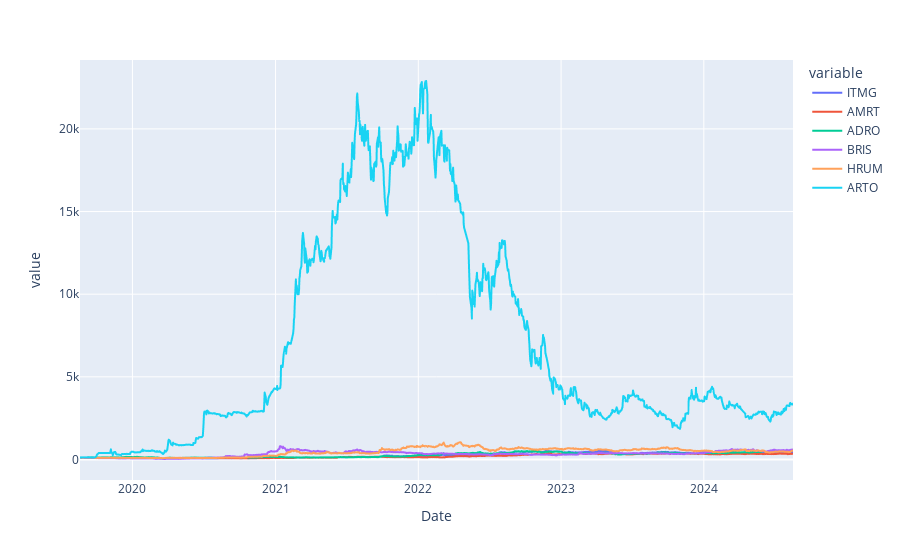

Source (notebook cell):
### Code cell
px.line(portfolio1 * 100 / portfolio1.iloc[0])

### Figure 1 — Plotly figure (JSON) as saved in the notebook; plotly's stock layout.template omitted (floating-point values rounded to 4 significant figures; data arrays with more than 128 entries replaced by an {"elided": "..."} marker saying what was removed)
{"data": [{"hovertemplate": "variable=ITMG<br>Date=%{x}<br>value=%{y}<extra></extra>", "legendgroup": "ITMG", "line": {"color": "#636efa", "dash": "solid"}, "marker": {"symbol": "circle"}, "mode": "lines", "name": "ITMG", "showlegend": true, "type": "scattergl", "x": {"elided": "1212 str values"}, "xaxis": "x", "y": {"elided": "1212 float values"}, "yaxis": "y"}, {"hovertemplate": "variable=AMRT<br>Date=%{x}<br>value=%{y}<extra></extra>", "legendgroup": "AMRT", "line": {"color": "#EF553B", "dash": "solid"}, "marker": {"symbol": "circle"}, "mode": "lines", "name": "AMRT", "showlegend": true, "type": "scattergl", "x": {"elided": "1212 str values"}, "xaxis": "x", "y": {"elided": "1212 float values"}, "yaxis": "y"}, {"hovertemplate": "variable=ADRO<br>Date=%{x}<br>value=%{y}<extra></extra>", "legendgroup": "ADRO", "line": {"color": "#00cc96", "dash": "solid"}, "marker": {"symbol": "circle"}, "mode": "lines", "name": "ADRO", "showlegend": true, "type": "scattergl", "x": {"elided": "1212 str values"}, "xaxis": "x", "y": {"elided": "1212 float values"}, "yaxis": "y"}, {"hovertemplate": "variable=BRIS<br>Date=%{x}<br>value=%{y}<extra></extra>", "legendgroup": "BRIS", "line": {"color": "#ab63fa", "dash": "solid"}, "marker": {"symbol": "circle"}, "mode": "lines", "name": "BRIS", "showlegend": true, "type": "scattergl", "x": {"elided": "1212 str values"}, "xaxis": "x", "y": {"elided": "1212 float values"}, "yaxis": "y"}, {"hovertemplate": "variable=HRUM<br>Date=%{x}<br>value=%{y}<extra></extra>", "legendgroup": "HRUM", "line": {"color": "#FFA15A", "dash": "solid"}, "marker": {"symbol": "circle"}, "mode": "lines", "name": "HRUM", "showlegend": true, "type": "scattergl", "x": {"elided": "1212 str values"}, "xaxis": "x", "y": {"elided": "1212 float values"}, "yaxis": "y"}, {"hovertemplate": "variable=ARTO<br>Date=%{x}<br>value=%{y}<extra></extra>", "legendgroup": "ARTO", "line": {"color": "#19d3f3", "dash": "solid"}, "marker": {"symbol": "circle"}, "mode": "lines", "name": "ARTO", "showlegend": true, "type": "scattergl", "x": {"elided": "1212 str values"}, "xaxis": "x", "y": {"elided": "1212 float values"}, "yaxis": "y"}], "layout": {"legend": {"title": {"text": "variable"}, "tracegroupgap": 0}, "margin": {"t": 60}, "xaxis": {"anchor": "y", "domain": [0, 1], "title": {"text": "Date"}}, "yaxis": {"anchor": "x", "domain": [0, 1], "title": {"text": "value"}}}}
